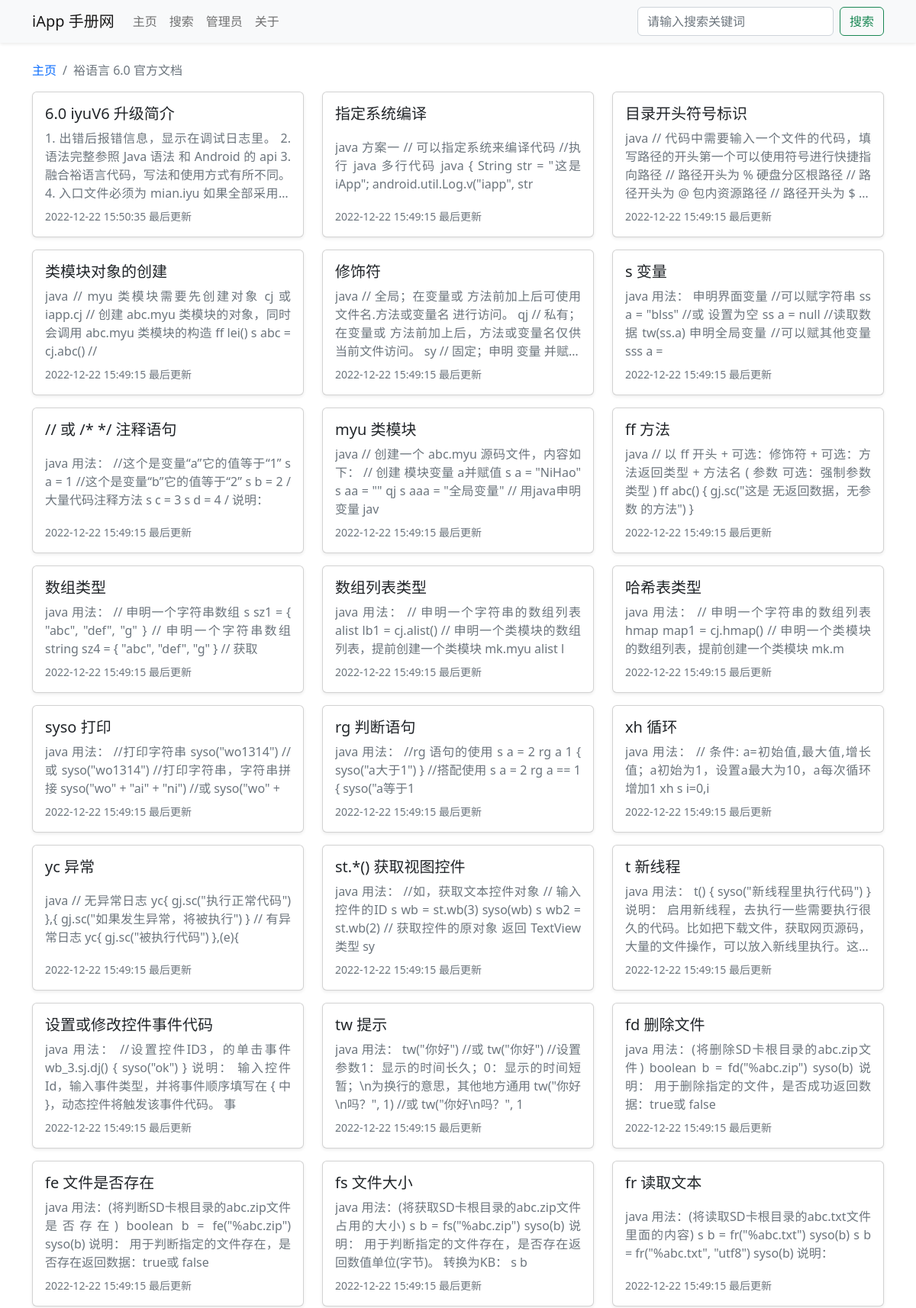
The app's page /book_55.html (upper part) with its own data.
### tables this page shows
CREATE TABLE `iapp_doc_book` (
  `id` int NOT NULL AUTO_INCREMENT COMMENT '手册ID',
  `create_time` datetime NOT NULL DEFAULT CURRENT_TIMESTAMP COMMENT '上传时间',
  `intro` varchar(500) NOT NULL COMMENT '手册介绍',
  `title` varchar(255) NOT NULL COMMENT '手册标题',
  `update_time` datetime NOT NULL DEFAULT CURRENT_TIMESTAMP COMMENT '最后更新时间',
  PRIMARY KEY (`id`) USING BTREE
);

CREATE TABLE `iapp_doc_article` (
  `id` int NOT NULL AUTO_INCREMENT COMMENT '文章ID',
  `title` varchar(255) NOT NULL COMMENT '文章标题',
  `content` text NOT NULL COMMENT '文章内容',
  `update_time` datetime NOT NULL DEFAULT CURRENT_TIMESTAMP COMMENT '更新时间',
  `book_id` int DEFAULT NULL COMMENT '所属手册ID',
  PRIMARY KEY (`id`) USING BTREE,
  KEY `book_id` (`book_id`) USING BTREE,
  CONSTRAINT `iapp_doc_article_ibfk_1` FOREIGN KEY (`book_id`) REFERENCES `iapp_doc_book` (`id`) ON DELETE RESTRICT ON UPDATE RESTRICT
);

### include/public_fun.php (called while the page is built, shortened)
<?php
class Public_fun
{
    public int $book_id;
    public function get_book_info()
    {
        $table = Config::$table['book'];
        $sql = "SELECT * FROM `$table` WHERE `id` = {$this->book_id};";
        $result = mysqli_query(Init::$conn, $sql);
        $data = mysqli_fetch_assoc($result);
        $this->book_title = $data['title'];
    }
    public function get_book_id()
    {
        $book_id = $_GET['book_id'] ?? '';
        $this->book_id = $book_id;
    }
    public function if_has_login()
    {
        $password = $_COOKIE['password'] ?? '';
    }
}

### book.php (the view, shortened to what this page needs)
<?php
require('./include/init.php');
require('./include/public_fun.php');
class Book extends Public_fun
{
    public function __construct()
    {
        $this->get_book_info();
        $this->get_article_list();
    }
    public function get_article_list()
    {
        $table = Config::$table['article'];
        $sql = "SELECT * FROM `$table` WHERE `book_id` = {$this->book_id} ORDER BY UNIX_TIMESTAMP(`update_time`) DESC, `id`;";
        $result = mysqli_query(Init::$conn, $sql);
        $data = mysqli_fetch_all($result, MYSQLI_ASSOC);
        $this->article_list = $data;
    }
}
$book = new Book();
?>
<!DOCTYPE html>
<html lang="zh-CN">
<head>
    <?php require('./include/head.php') ?>
</head>
<body>
    <?php require('./include/nav.php') ?>
    <div class="container">
        <nav>
            <ol class="breadcrumb">
                <li class="breadcrumb-item"><a href="./" class="text-decoration-none">主页</a></li>
                <li class="breadcrumb-item active"><?php echo strip_tags($book->book_title) ?></li>
            </ol>
        </nav>
        <div class="row">
            <?php
            function parse_content($text)
            {
                $text = strip_tags(mb_substr($text, 0, 120));
                $text = preg_replace('/[#[\]!<>*`-]/', '', $text);
                return $text;
            }
            foreach ($book->article_list as $article_info) {
                $url = Config::$url_static ? ('article_' . $article_info['id'] . '.html') : ('article.php?article_id=' . $article_info['id']);
                echo '
            <div class="col-xxl-3 col-xl-4 col-lg-4 col-md-6 mb-3">
                <a title="' . strip_tags($article_info['title']) . '" class="justify-content-between card card-body shadow-sm h-100 text-decoration-none" href="' . $url . '" role="button">
                    <div class="h5 text-truncate">' . $article_info['title'] . '</div>
                    <div class="mb-2 limit-line-4 text-muted text-justify">' . parse_content($article_info['content']) . '</div>
                    <div class="text-muted small">' . $article_info['update_time'] . ' 最后更新</div>
                </a>
            </div>';
            }
            ?>
        </div>
    </div>
</body>
</html>

### include/head.php (style rules this page uses)
.limit-line-4 { overflow: hidden; display: -webkit-box; -webkit-line-clamp: 4; -webkit-box-orient: vertical; }
.text-justify { text-align: justify; }

### records on screen
iapp_doc_book: title "裕语言 6.0 官方文档"
iapp_doc_article: title "6.0 iyuV6 升级简介", content "1. 出错后报错信息，显示在调试日志里。 2. 语法完整参照 Java 语法 和 Android 的 api 3. 融合裕语言代码，写法和使用方式有所不同。 4. 入口文件必须为…", update_time "2022-12-22 15:50:35"
iapp_doc_article: title "指定系统编译", content "java 方案一 // 可以指定系统来编译代码 //执行 java 多行代码 java { String str = \"这是 iApp\"; android.util.Log.v(\"iapp\", str", update_time "2022-12-22 15:49:15"
iapp_doc_article: title "目录开头符号标识", content "java // 代码中需要输入一个文件的代码，填写路径的开头第一个可以使用符号进行快捷指向路径 // 路径开头为 % 硬盘分区根路径 // 路径开头为 @ 包内资源路径 // 路径开头为…", update_time "2022-12-22 15:49:15"
iapp_doc_article: title "类模块对象的创建", content "java // myu 类模块需要先创建对象 cj 或 iapp.cj // 创建 abc.myu 类模块的对象，同时会调用 abc.myu 类模块的构造 ff lei() s abc = cj.abc() //", update_time "2022-12-22 15:49:15"
iapp_doc_article: title "修饰符", content "java // 全局；在变量或 方法前加上后可使用 文件名.方法或变量名 进行访问。 qj // 私有；在变量或 方法前加上后，方法或变量名仅供当前文件访问。 sy // 固定；申明…", update_time "2022-12-22 15:49:15"
iapp_doc_article: title "s 变量", content "java 用法： 申明界面变量 //可以赋字符串 ss a = \"blss\" //或 设置为空 ss a = null //读取数据 tw(ss.a) 申明全局变量 //可以赋其他变量 sss a =", update_time "2022-12-22 15:49:15"
iapp_doc_article: title "// 或 /* */ 注释语句", content "java 用法： //这个是变量“a”它的值等于“1” s a = 1 //这个是变量“b”它的值等于“2” s b = 2 / 大量代码注释方法 s c = 3 s d = 4 / 说明：", update_time "2022-12-22 15:49:15"
iapp_doc_article: title "myu 类模块", content "java // 创建一个 abc.myu 源码文件，内容如下： // 创建 模块变量 a并赋值 s a = \"NiHao\" s aa = \"\" qj s aaa = \"全局变量\" // 用java申明变量 jav", update_time "2022-12-22 15:49:15"
iapp_doc_article: title "ff 方法", content "java // 以 ff 开头 + 可选：修饰符 + 可选：方法返回类型 + 方法名 ( 参数 可选：强制参数类型 ) ff abc() { gj.sc(\"这是 无返回数据，无参数 的方法\") }", update_time "2022-12-22 15:49:15"
iapp_doc_article: title "数组类型", content "java 用法： // 申明一个字符串数组 s sz1 = { \"abc\", \"def\", \"g\" } // 申明一个字符串数组 string sz4 = { \"abc\", \"def\", \"g\" } // 获取", update_time "2022-12-22 15:49:15"
iapp_doc_article: title "数组列表类型", content "java 用法： // 申明一个字符串的数组列表 alist lb1 = cj.alist() // 申明一个类模块的数组列表，提前创建一个类模块 mk.myu alist l", update_time "2022-12-22 15:49:15"
iapp_doc_article: title "哈希表类型", content "java 用法： // 申明一个字符串的数组列表 hmap map1 = cj.hmap() // 申明一个类模块的数组列表，提前创建一个类模块 mk.m", update_time "2022-12-22 15:49:15"
iapp_doc_article: title "syso 打印", content "java 用法： //打印字符串 syso(\"wo1314\") //或 syso(\"wo1314\") //打印字符串，字符串拼接 syso(\"wo\" + \"ai\" + \"ni\") //或 syso(\"wo\" +", update_time "2022-12-22 15:49:15"
iapp_doc_article: title "rg 判断语句", content "java 用法： //rg 语句的使用 s a = 2 rg a 1 { syso(\"a大于1\") } //搭配使用 s a = 2 rg a == 1 { syso(\"a等于1", update_time "2022-12-22 15:49:15"
iapp_doc_article: title "xh 循环", content "java 用法： // 条件: a=初始值,最大值,增长值；a初始为1，设置a最大为10，a每次循环增加1 xh s i=0,i", update_time "2022-12-22 15:49:15"
iapp_doc_article: title "yc 异常", content "java // 无异常日志 yc{ gj.sc(\"执行正常代码\") },{ gj.sc(\"如果发生异常，将被执行\") } // 有异常日志 yc{ gj.sc(\"被执行代码\") },(e){", update_time "2022-12-22 15:49:15"
iapp_doc_article: title "st.*() 获取视图控件", content "java 用法： //如，获取文本控件对象 // 输入控件的ID s wb = st.wb(3) syso(wb) s wb2 = st.wb(2) // 获取控件的原对象 返回 TextView类型 sy", update_time "2022-12-22 15:49:15"
iapp_doc_article: title "t 新线程", content "java 用法： t() { syso(\"新线程里执行代码\") }…", update_time "2022-12-22 15:49:15"
iapp_doc_article: title "设置或修改控件事件代码", content "java 用法： //设置控件ID3，的单击事件 wb_3.sj.dj() { syso(\"ok\") } 说明： 输入控件Id，输入事件类型，并将事件顺序填写在 { 中 }，动态控件将触发该事件代码。 事", update_time "2022-12-22 15:49:15"
iapp_doc_article: title "tw 提示", content "java 用法： tw(\"你好\") //或 tw(\"你好\") //设置参数1：显示的时间长久；0：显示的时间短暂；\\n为换行的意思，其他地方通用 tw(\"你好\\n吗？\", 1) //或 tw(\"你好\\n吗？\", 1", update_time "2022-12-22 15:49:15"
iapp_doc_article: title "fd 删除文件", content "java 用法：(将删除SD卡根目录的abc.zip文件) boolean b = fd(\"%abc.zip\") syso(b) 说明： 用于删除指定的文件，是否成功返回数据：true或 false", update_time "2022-12-22 15:49:15"
iapp_doc_article: title "fe 文件是否存在", content "java 用法：(将判断SD卡根目录的abc.zip文件是否存在) boolean b = fe(\"%abc.zip\") syso(b) 说明： 用于判断指定的文件存在，是否存在返回数据：true或 false", update_time "2022-12-22 15:49:15"
iapp_doc_article: title "fs 文件大小", content "java 用法：(将获取SD卡根目录的abc.zip文件占用的大小) s b = fs(\"%abc.zip\") syso(b) 说明： 用于判断指定的文件存在，是否存在返回数值单位(字节)。 转换为KB： s b", update_time "2022-12-22 15:49:15"
iapp_doc_article: title "fr 读取文本", content "java 用法：(将读取SD卡根目录的abc.txt文件里面的内容) s b = fr(\"%abc.txt\") syso(b) s b = fr(\"%abc.txt\", \"utf8\") syso(b) 说明：", update_time "2022-12-22 15:49:15"

### other values on screen
Config::$site_title "iApp 手册网"
